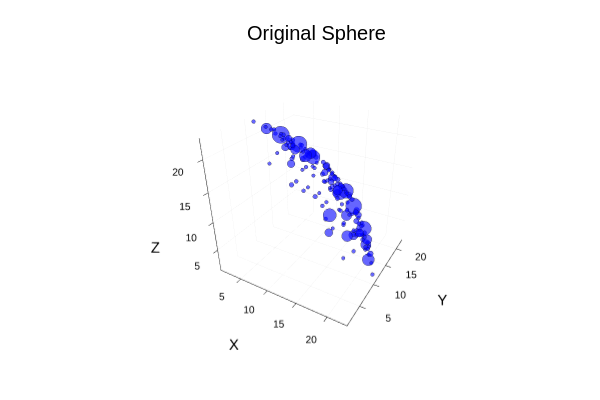

The code cell stored with this chart in its notebook:
### Markdown cell above
## Step 2: Plotting a sphere in a tensor

Now lets approximate the surface of a sphere as an array and add some randomization surrounding it.

### Code cell
a = 0.0; b = 0.0; c = 0.0; r = 25.0;

# - Choose f(x,y,z) to define the surface
f(x,y,z) = (x-a)^2 + (y-b)^2 + (z-c)^2

# ds = (ceil(Int,2*r+a), ceil(Int, 2*r+b), ceil(Int, 2*r+c));  # Enough space to center this sphere
ds = (22,22,22)
# - Populate Δ near the surface defined near f  
𝕊 = zeros(Float64, ds...); # \bbS[TAB] gives 𝕊
for x in 1:ds[1], y in 1:ds[2], z in 1:ds[3]
    d = abs( f(x,y,z) - r^2 )
    if d > 4 continue end
    𝕊[x,y,z] = randn() * (isapprox(d,0) ? 1 : 1/d^2)
end
plot_tensor(𝕊; title="Original Sphere", color=:blue)
